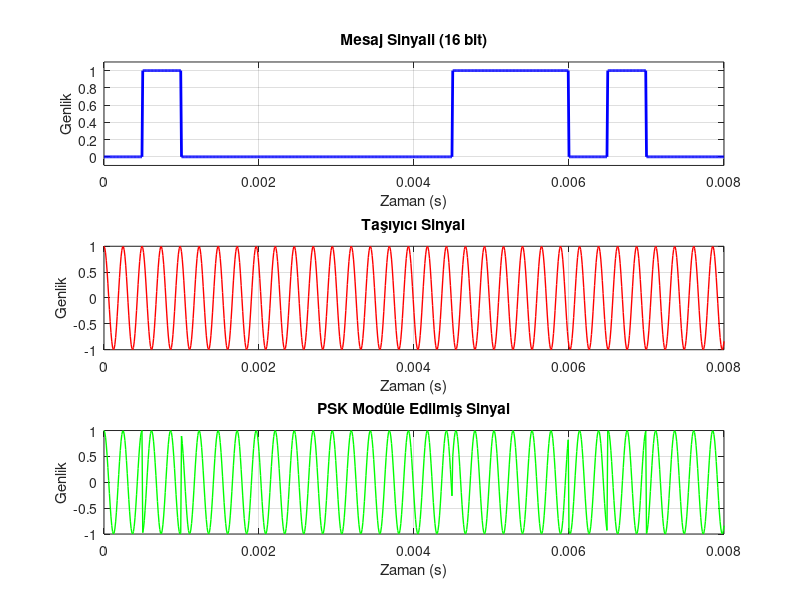

The MATLAB script that drew this image: (Note: this script raises an error after producing the figure.)
% Parametreler
fc = 4074;   % Taşıyıcı frekansı (Hz)
Tb = 0.0005; % Bit süresi (saniye)
fs = 100000; % Örnekleme frekansı (Hz)
t = 0:1/fs:16*Tb; % Zaman vektörü

% Mesaj sinyali (16 bit)
message_bits = [0, 1, 0, 0, 0, 0, 0, 0, 0, 1, 1, 1, 0, 1, 0, 0];

% Mesaj sinyalini zaman domaininde oluştur
message_signal = zeros(1, length(t));
for i = 1:length(message_bits)
    start_idx = floor((i-1) * Tb * fs) + 1;
    end_idx = floor(i * Tb * fs);
    message_signal(start_idx:end_idx) = message_bits(i);
end

% Taşıyıcı sinyal
carrier_signal = cos(2 * pi * fc * t);

% PSK modüle edilmiş sinyal
psk_signal = cos(2 * pi * fc * t + pi * message_signal);

% Grafikleri oluştur
figure;

% Mesaj sinyali
subplot(3, 1, 1);
plot(t, message_signal, 'b', 'LineWidth', 2);
title('Mesaj Sinyali (16 bit)');
xlabel('Zaman (s)');
ylabel('Genlik');
ylim([-0.1, 1.1]);
grid on;

% Taşıyıcı sinyal
subplot(3, 1, 2);
plot(t, carrier_signal, 'r', 'LineWidth', 1);
title('Taşıyıcı Sinyal');
xlabel('Zaman (s)');
ylabel('Genlik');
grid on;

% PSK modüle edilmiş sinyal
subplot(3, 1, 3);
plot(t, psk_signal, 'g', 'LineWidth', 1);
title('PSK Modüle Edilmiş Sinyal');
xlabel('Zaman (s)');
ylabel('Genlik');
grid on;

% Grafik düzenleme
sgtitle('PSK Modülasyonu') % Genel başlık